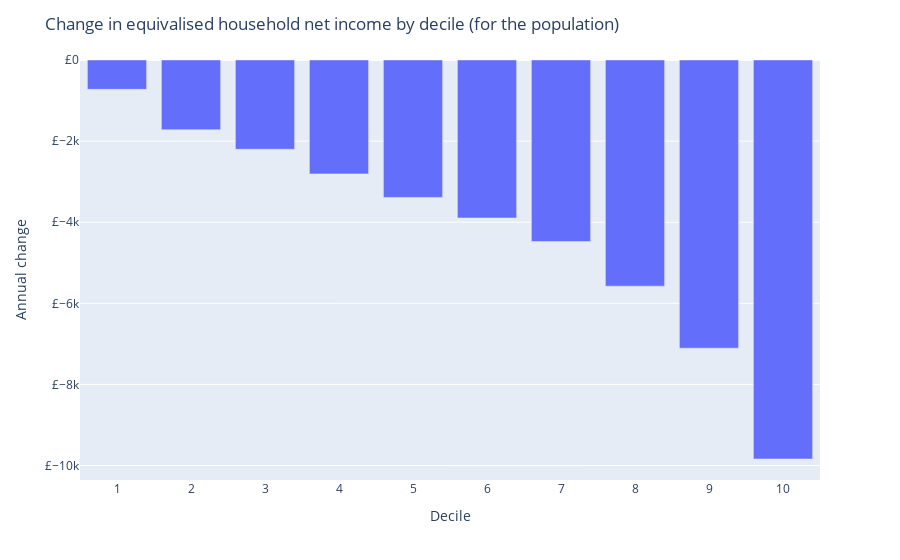

Write notebook code for a chart like this one.
### Code cell
fig = px.bar(change_from_abolishment.dropna().groupby(income_decile).mean())
fig.update_layout(title="Change in equivalised household net income by decile (for the population)", xaxis_title="Decile", yaxis_tickprefix="£", yaxis_title="Annual change", xaxis_tickvals=list(range(1, 11)), showlegend=False)
fig

### Figure 1 — Plotly figure (JSON) as saved in the notebook; plotly's stock layout.template omitted (floating-point values rounded to 4 significant figures)
{"data": [{"alignmentgroup": "True", "hovertemplate": "variable=0<br>index=%{x}<br>value=%{y}<extra></extra>", "legendgroup": "0", "marker": {"color": "#636efa"}, "name": "0", "offsetgroup": "0", "orientation": "v", "showlegend": true, "textposition": "auto", "type": "bar", "x": [1, 2, 3, 4, 5, 6, 7, 8, 9, 10], "xaxis": "x", "y": [-723.6, -1720.0, -2201.0, -2809.0, -3389.0, -3897.0, -4478.0, -5577.0, -7106.0, -9839.0], "yaxis": "y"}], "layout": {"autosize": true, "barmode": "relative", "legend": {"title": {"text": "variable"}, "tracegroupgap": 0}, "margin": {"t": 60}, "showlegend": false, "title": {"text": "Change in equivalised household net income by decile (for the population)"}, "xaxis": {"anchor": "y", "autorange": true, "domain": [0, 1], "range": [0.5, 10.5], "tickvals": [1, 2, 3, 4, 5, 6, 7, 8, 9, 10], "title": {"text": "Decile"}, "type": "linear"}, "yaxis": {"anchor": "x", "autorange": true, "domain": [0, 1], "range": [-10360.0, 0], "tickprefix": "£", "title": {"text": "Annual change"}, "type": "linear"}}}
